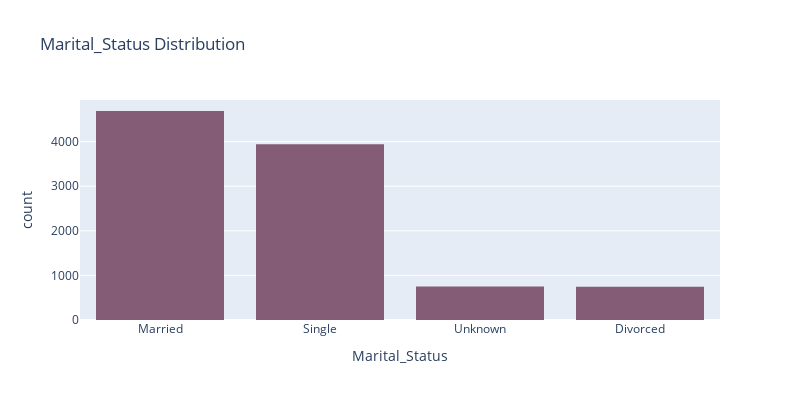

Here is the notebook cell this chart was saved with:
### Code cell
# Martial Status Distribution

Marital_Status_dist = px.histogram(df, x='Marital_Status', 
                   title='Marital_Status Distribution',
                   color_discrete_sequence= px.colors.qualitative.Antique,
                   width= 800, height=400)

Marital_Status_dist

### Figure 1 — Plotly figure (JSON) as saved in the notebook; plotly's stock layout.template omitted (floating-point values rounded to 4 significant figures; data arrays with more than 128 entries replaced by an {"elided": "..."} marker saying what was removed)
{"data": [{"alignmentgroup": "True", "bingroup": "x", "hovertemplate": "Marital_Status=%{x}<br>count=%{y}<extra></extra>", "legendgroup": "", "marker": {"color": "rgb(133, 92, 117)", "pattern": {"shape": ""}}, "name": "", "offsetgroup": "", "orientation": "v", "showlegend": false, "type": "histogram", "x": {"elided": "10127 str values"}, "xaxis": "x", "yaxis": "y"}], "layout": {"barmode": "relative", "height": 400, "legend": {"tracegroupgap": 0}, "title": {"text": "Marital_Status Distribution"}, "width": 800, "xaxis": {"anchor": "y", "domain": [0, 1], "title": {"text": "Marital_Status"}}, "yaxis": {"anchor": "x", "domain": [0, 1], "title": {"text": "count"}}}}
